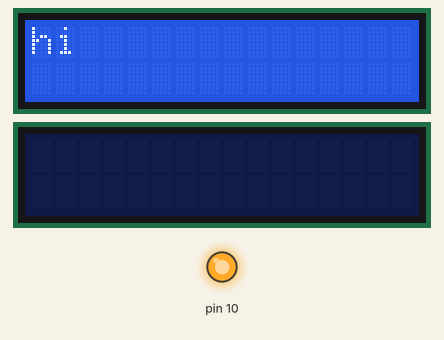
This sketch was run on a simulated Arduino Uno, built with avr-gcc and run on an emulated ATmega328P. Parts: 2 × 16×2 character LCD, output pins drawn as LEDs (lit = HIGH).

Above: at 0.1 s.
At 3.2 s:
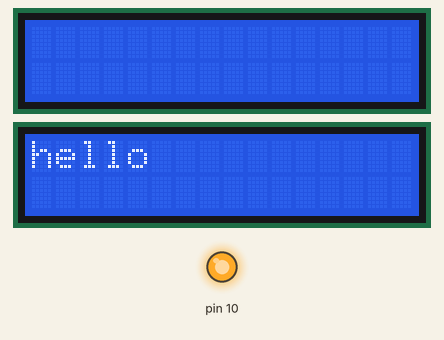

The sketch:

Reciver.ino
```cpp
#include <SPI.h>              //Library for using SPI Communication
#include <mcp2515.h>          //Library for using CAN Communication (https://github.com/autowp/arduino-mcp2515/)
#include <LiquidCrystal_I2C.h>

LiquidCrystal_I2C lcd(0x27,16,2);  // set the LCD address to 0x3F for a 16 chars and 2 line display
LiquidCrystal_I2C lcd2(0x3F,16,2); // For second LCD display

struct can_frame canMsg;

MCP2515 mcp2515(10);                 // SPI CS Pin 10


void setup()
{
  Serial.begin(9600);                //Begins Serial Communication at 9600 baudrate
  SPI.begin();                       //Begins SPI communication
  lcd.init();
  lcd.clear();
  lcd.backlight();                  // Make sure backlight is on
  lcd.setCursor(0, 0);
  lcd.print("hi ");
  delay(3000);
  lcd.clear();
  lcd2.init();
  lcd2.clear();
  lcd2.backlight();                  // Make sure backlight is on
  lcd2.setCursor(0, 0);
  lcd2.print("hello ");
  delay(3000);
  lcd2.clear();

  mcp2515.reset();
  mcp2515.setBitrate(CAN_500KBPS, MCP_8MHZ); //Sets CAN at speed 500KBPS and Clock 8MHz
  mcp2515.setNormalMode();                  //Sets CAN at normal mode
}


void loop()
{
  if (mcp2515.readMessage(&canMsg) == MCP2515::ERROR_OK) // To receive data (Poll Read)
  {
    int h = canMsg.data[0];
    int t = canMsg.data[1];
    int g = canMsg.data[2];
    int l = canMsg.data[3];
    int f = canMsg.data[4];


    lcd.setCursor(0, 0);         //Display Temp & Humidity value received at 16x2 LCD
    lcd.print("Hum:");
    lcd.print(h);
    lcd.setCursor(8, 0);
    lcd.print("Temp:");
    lcd.print(t);
    lcd.setCursor(0, 1);        // Displays Value of air Quality
    lcd.print("Air Quality:");
    lcd.print(g);
    delay(1000);
    lcd.clear();

    lcd2.setCursor(0, 0);     // Displays the Working of Car lights
    if( l == 0){

      lcd2.print("Lights off");

    }
    else{
      lcd2.print("Lights ON");

    }
      delay(1000);
      lcd.clear();
    lcd2.setCursor(0, 1);    // Displays the capacity of fuel
    lcd2.print("Fuel:");
    lcd2.setCursor(6, 1);
    if(f<=400){
      lcd2.print("Low...");
    }
    else if(f>400 && f<500){
      lcd2.print("#");
    }
    else if(f>500 && f<600){
      lcd2.print("##");
    }
    else if(f>600 && f<700){
      lcd2.print("###");
    }
    else if(f>700 ){
      lcd2.print("####");
    }
    delay(1000);
      lcd.clear();
  }
}
```

Measured:
- what the display in image 1 shows lasts 3.1 s, from 3.1 s to 6.2 s
